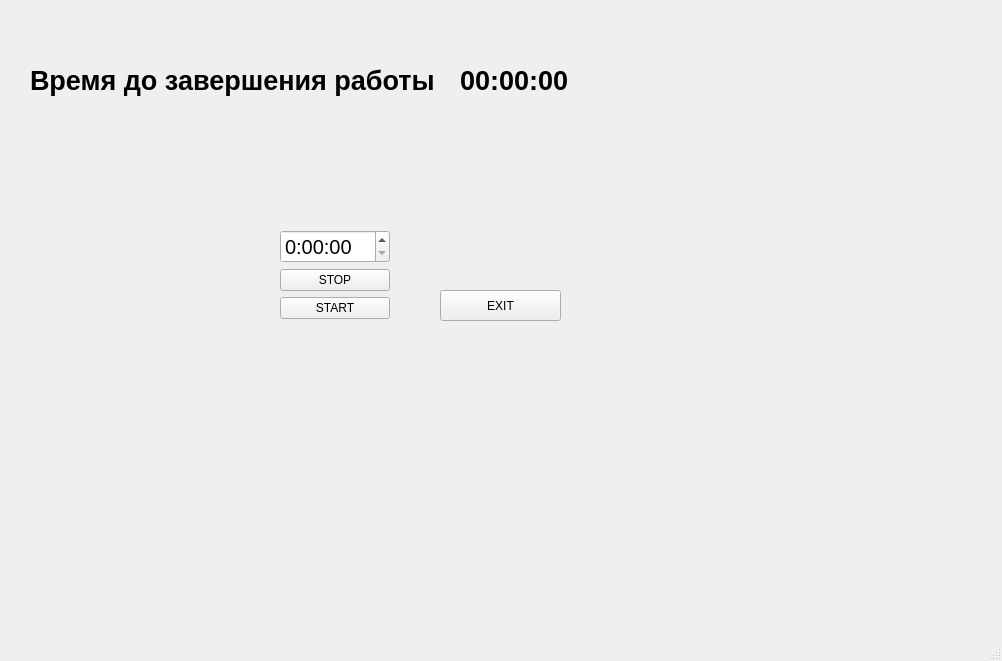
<?xml version="1.0" encoding="UTF-8"?>
<ui version="4.0">
 <class>MainWindow</class>
 <widget class="QMainWindow" name="MainWindow">
  <property name="geometry">
   <rect>
    <x>0</x>
    <y>0</y>
    <width>1002</width>
    <height>661</height>
   </rect>
  </property>
  <property name="windowTitle">
   <string>MainWindow</string>
  </property>
  <widget class="QWidget" name="centralwidget">
   <widget class="QPushButton" name="pushButton">
    <property name="geometry">
     <rect>
      <x>440</x>
      <y>290</y>
      <width>121</width>
      <height>31</height>
     </rect>
    </property>
    <property name="text">
     <string>EXIT</string>
    </property>
   </widget>
   <widget class="QWidget" name="verticalLayoutWidget">
    <property name="geometry">
     <rect>
      <x>280</x>
      <y>230</y>
      <width>110</width>
      <height>89</height>
     </rect>
    </property>
    <layout class="QVBoxLayout" name="verticalLayout">
     <item>
      <widget class="QTimeEdit" name="Tmr">
       <property name="font">
        <font>
         <pointsize>15</pointsize>
        </font>
       </property>
       <property name="displayFormat">
        <string>H:mm:ss</string>
       </property>
      </widget>
     </item>
     <item>
      <widget class="QPushButton" name="Stop">
       <property name="text">
        <string>STOP</string>
       </property>
      </widget>
     </item>
     <item>
      <widget class="QPushButton" name="Start">
       <property name="text">
        <string>START</string>
       </property>
      </widget>
     </item>
    </layout>
   </widget>
   <widget class="QLabel" name="lbl">
    <property name="geometry">
     <rect>
      <x>460</x>
      <y>40</y>
      <width>971</width>
      <height>81</height>
     </rect>
    </property>
    <property name="font">
     <font>
      <pointsize>20</pointsize>
      <weight>75</weight>
      <bold>true</bold>
     </font>
    </property>
    <property name="text">
     <string>00:00:00</string>
    </property>
   </widget>
   <widget class="QLabel" name="label">
    <property name="geometry">
     <rect>
      <x>30</x>
      <y>60</y>
      <width>431</width>
      <height>41</height>
     </rect>
    </property>
    <property name="font">
     <font>
      <pointsize>20</pointsize>
      <weight>75</weight>
      <bold>true</bold>
     </font>
    </property>
    <property name="text">
     <string>Время до завершения работы</string>
    </property>
   </widget>
  </widget>
  <widget class="QMenuBar" name="menubar">
   <property name="geometry">
    <rect>
     <x>0</x>
     <y>0</y>
     <width>1002</width>
     <height>20</height>
    </rect>
   </property>
  </widget>
  <widget class="QStatusBar" name="statusbar"/>
 </widget>
 <resources/>
 <connections>
  <connection>
   <sender>pushButton</sender>
   <signal>clicked()</signal>
   <receiver>MainWindow</receiver>
   <slot>close()</slot>
   <hints>
    <hint type="sourcelabel">
     <x>460</x>
     <y>264</y>
    </hint>
    <hint type="destinationlabel">
     <x>529</x>
     <y>295</y>
    </hint>
   </hints>
  </connection>
 </connections>
</ui>
